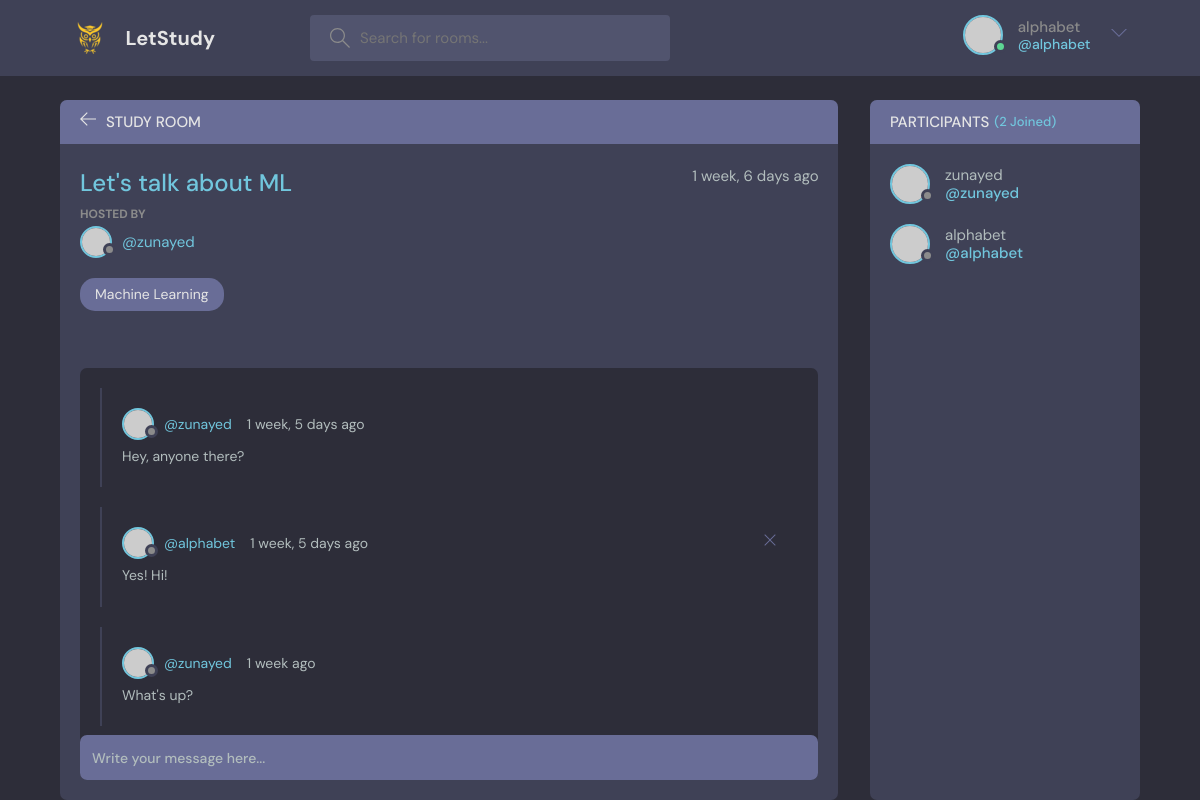
/room/1/ (signed in), run on the app's committed database.
### base/models.py (models this page shows, shortened)
class Room(models.Model):
    host = models.ForeignKey(User, on_delete=models.SET_NULL, null=True)
    topic = models.ForeignKey(Topic, on_delete=models.SET_NULL, null=True)
    name = models.CharField(max_length=200)
    description = models.TextField(null=True, blank=True)
    participants = models.ManyToManyField(User, related_name="participants", blank=True)
    updated = models.DateTimeField(auto_now=True)
    created = models.DateTimeField(auto_now_add=True)
    class Meta:
        ordering = ["-updated", "-created"]

class Topic(models.Model):
    name = models.CharField(max_length=200)
    def __str__(self):
        return self.name

class Message(models.Model):
    user = models.ForeignKey(User, on_delete=models.CASCADE)
    room = models.ForeignKey(Room, on_delete=models.CASCADE) # if the room gets deleted, all chats become deleted
    body = models.TextField()
    updated = models.DateTimeField(auto_now=True)
    created = models.DateTimeField(auto_now_add=True)
    class Meta:
        ordering = ["-updated", "-created"]

### base/views.py (the view, shortened to what this page needs)
# urls.py: path("room/<str:pk>/", views.room, name="room"),
def room(request, pk):
    room = Room.objects.get(id=pk)
    room_messages = room.message_set.all().order_by("created")
    participants = room.participants.all()
    context = {"room": room,
               "room_messages": room_messages,
               "participants": participants}
    return render(request, "base/room.html", context)

### base/templates/base/room.html (shortened to what this page needs)
{% extends 'main.html' %}
{% block content %}
<main class="profile-page layout layout--2">
  <div class="container">
    <div class="room">
      <div class="room__top">
        <div class="room__topLeft">
          <a href="{% url 'home' %}">
            <svg version="1.1" xmlns="http://www.w3.org/2000/svg" width="32" height="32" viewBox="0 0 32 32">
              <title>arrow-left</title>
              <path
                d="M13.723 2.286l-13.723 13.714 13.719 13.714 1.616-1.611-10.96-10.96h27.625v-2.286h-27.625l10.965-10.965-1.616-1.607z"
              ></path>
            </svg>
          </a>
          <h3>Study Room</h3>
        </div>
      </div>
      <div class="room__box scroll">
        <div class="room__header scroll">
          <div class="room__info">
            <h3>{{room.name}}</h3>
            <span>{{room.created|timesince}} ago</span>
          </div>
          <div class="room__hosted">
            <p>Hosted By</p>
            <a href="{% url 'user-profile' room.host.id %}" class="room__author">
              <div class="avatar avatar--small">
                <img src="https://randomuser.me/api/portraits/men/37.jpg" />
              </div>
              <span>@{{room.host}}</span>
            </a>
          </div>
          <span class="room__topics">{{room.topic}}</span>
        </div>
        <div class="room__conversation">
          <div class="threads scroll">
            {% for message in room_messages %}
            <div class="thread">
              <div class="thread__top">
                <div class="thread__author">
                  <a href="{% url 'user-profile' message.user.id %}" class="thread__authorInfo">
                    <div class="avatar avatar--small">
                      <img src="https://randomuser.me/api/portraits/men/37.jpg" />
                    </div>
                    <span>@{{message.user}}</span>
                  </a>
                  <span class="thread__date">{{message.created|timesince}} ago</span>
                </div>
                {% if request.user == message.user %}
                <a href="{% url 'delete-message' message.id %}">
                <div class="thread__delete">
                  <svg version="1.1" xmlns="http://www.w3.org/2000/svg" width="32" height="32" viewBox="0 0 32 32">
                    <title>remove</title>
                    <path
                      d="M27.314 6.019l-1.333-1.333-9.98 9.981-9.981-9.981-1.333 1.333 9.981 9.981-9.981 9.98 1.333 1.333 9.981-9.98 9.98 9.98 1.333-1.333-9.98-9.98 9.98-9.981z"
                    ></path>
                  </svg>
                </div>
                </a>
                {% endif %}
              </div>
              <div class="thread__details">
                {{message.body}}
              </div>
            </div>
            {% endfor %}
          </div>
        </div>
      </div>
      <div class="room__message">
        <form action="" method="POST">
          <input name="body" placeholder="Write your message here..." />
        </form>
      </div>
    </div>
    <div class="participants">
      <h3 class="participants__top">Participants <span>({{participants.count}} Joined)</span></h3>
      <div class="participants__list scroll">
        {% for user in participants %}
        <a href="{% url 'user-profile' user.id %}" class="participant">
          <div class="avatar avatar--medium">
            <img src="https://randomuser.me/api/portraits/men/37.jpg" />
          </div>
          <p>
            {{user.username}}
            <span>@{{user.username}}</span>
          </p>
        </a>
        {% endfor %}
      </div>
    </div>
  </div>
</main>
{% endblock content %}

### templates/navbar.html (shortened to what this page needs)
{% load static %}
<header class="header header--loggedIn">
    <div class="container">
      <a href="{% url 'home' %}" class="header__logo">
        <img src="{% static 'images/favicon.ico' %}" />
        <h1>LetStudy</h1>
      </a>
      <form class="header__search" method="GET" action="{%% url 'home'}">
        <label>
          <input name="q" placeholder="Search for rooms..." />
        </label>
      </form>
      <nav class="header__menu">
        {% if request.user.is_authenticated %}
        <div class="header__user">
          <a href="{% url 'update-user' %}">
            <div class="avatar avatar--medium active">
              <img src="https://randomuser.me/api/portraits/men/37.jpg" />
            </div>
            <p>{{ request.user.username }} <span>@{{ request.user.username }}</span></p>
          </a>
          <button class="dropdown-button">
            <svg version="1.1" xmlns="http://www.w3.org/2000/svg" width="32" height="32" viewBox="0 0 32 32">
              <title>chevron-down</title>
              <path d="M16 21l-13-13h-3l16 16 16-16h-3l-13 13z"></path>
            </svg>
          </button>
        </div>
        {% else %}
        <a href="{% url 'login' %}">
          <img src="{% static 'images/avatar.svg' %}" />
          <p>Login</p>
        </a>
        {% endif %}
      </nav>
    </div>
  </header>

### data on the page
Room: name "Let's talk about ML", created "1 week, 6 days", host "zunayed", topic "Machine Learning"
Message: user "zunayed", created "1 week, 5 days", body "Hey, anyone there?"
Message: user "alphabet", created "1 week, 5 days", body "Yes! Hi!"
Message: user "zunayed", created "1 week", body "What's up?"

### other printed values
{{ request.user.username }} "alphabet"
{{ participants.count }} "2"
{{ user.username }} "zunayed"
{{ user.username }} "alphabet"
